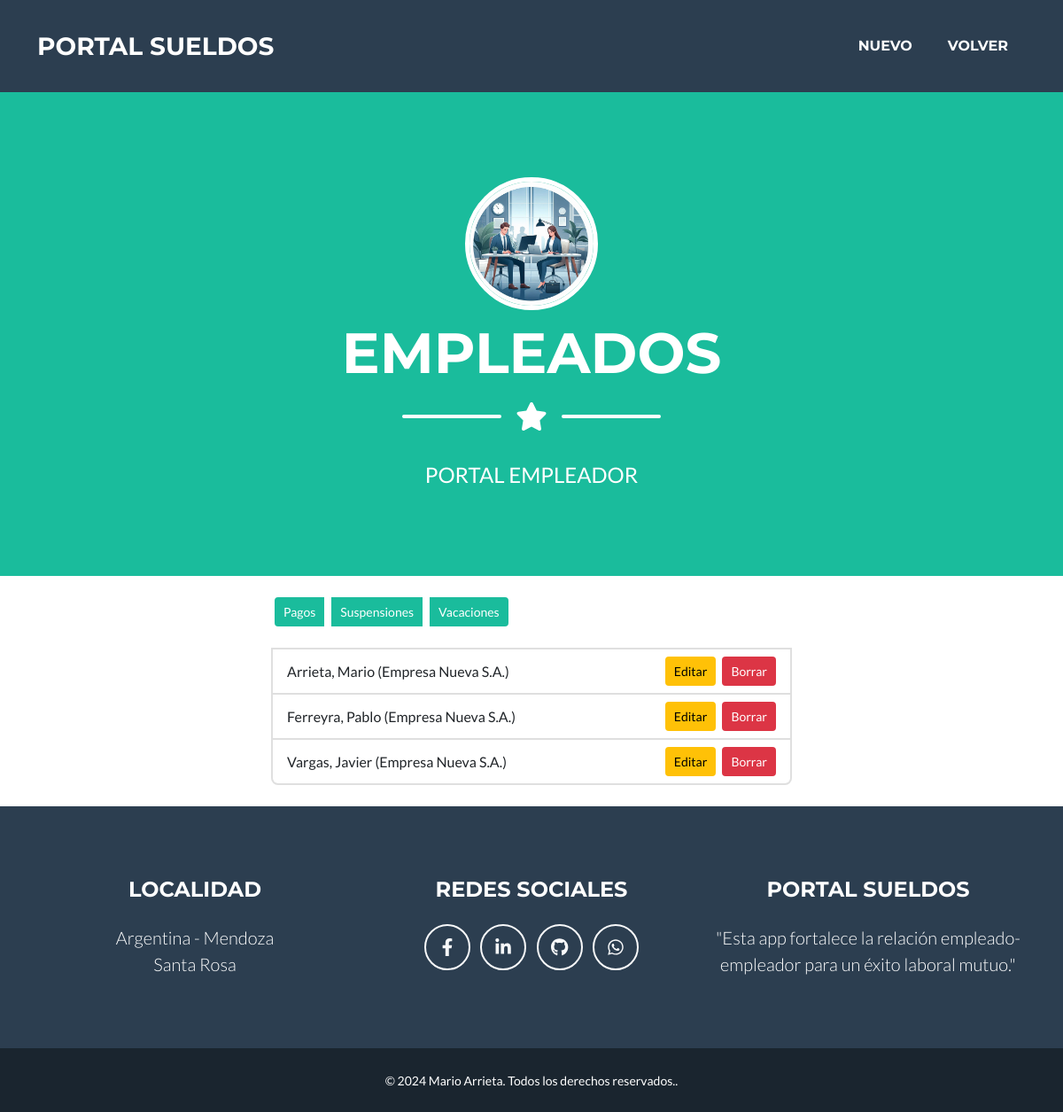
/empleador/empleado/buscar/ (signed in), run on the app's committed database.
### empleador/models.py (models this page shows, shortened)
class Empleado (models.Model):
    empleador = models.ForeignKey (Empleador, on_delete=models.CASCADE, verbose_name="Empleador")
    apellido = models.CharField(max_length=50, verbose_name="Apellido")
    nombre = models.CharField(max_length=50, verbose_name="Nombre")
    cuil = models.PositiveIntegerField(validators=[validate_cuil_length], unique=True, verbose_name="CUIL")
    fecha_ingreso = models.DateField(verbose_name="Fecha de ingreso")
    email = models.EmailField(verbose_name= "e-Mail ")
    def __str__(self):
        return f"{self.apellido.title()}, {self.nombre.title()} ({self.empleador.razonSocial.title()})"
    class Meta:
        verbose_name = "Empleado"
        verbose_name_plural = "Empleados"

class Empleador (models.Model):
    razonSocial = models.CharField(max_length=50, verbose_name="Razon Social")
    cuit = models.PositiveIntegerField(validators=[validate_cuil_length], unique=True, verbose_name="CUIT")
    email = models.EmailField(verbose_name="e-Mail")
    class Meta:
        verbose_name = "Empleador"
        verbose_name_plural = "Empleadores"

### empleador/views.py (the view)
class EmpleadoRead(LoginRequiredMixin, ListView):
    model = Empleado
    template_name = "empleador/empleado_buscar.html"
    login_url = reverse_lazy ("empleador:login")

### empleador/templates/empleador/empleado_buscar.html (shortened to what this page needs)
{% extends 'core/base.html' %}
{% load static %}
{% block  titulo%}
    <li class="nav-item mx-0 mx-lg-1"><a class="nav-link py-3 px-0 px-lg-3 rounded" href="{% url 'empleador:empleado_create' %}">Nuevo</a></li>
    <li class="nav-item mx-0 mx-lg-1"><a class="nav-link py-3 px-0 px-lg-3 rounded" href="{% url 'empleador:index' %}">Volver</a></li>
{% endblock titulo %}
{% block imagen %}
   {% static 'empleador/img/empleador.webp' %}
{% endblock imagen %}
{% block pagina%}
   EMPLEADOS
{% endblock pagina%}
{% block mensaje%}
    PORTAL EMPLEADOR
{% endblock mensaje%}
{% block formulario %}
<br>
{% if object_list %}
<div class="row justify-content-center">
    <div class="col-lg-6">
        <div class="btn-group btn-group-sm d-inline-flex">
            <a href="{% url 'empleador:pagos_create' %}" class="btn btn-sm btn-primary mx-1">Pagos</a>
            <a href="{% url 'empleador:suspensiones_create' %}" class="btn btn-sm btn-primary mx-1">Suspensiones</a>
            <a href="{% url 'empleador:vacaciones_create' %}" class="btn btn-sm btn-primary mx-1">Vacaciones</a>
        </div>
        <ul class="list-group">
            <br>
            {% for empleado in object_list %}
            <li class="list-group-item d-flex justify-content-between align-items-center">
                <div>
                    {{ empleado }}
                </div>
                <div>
                    <a href="{% url 'empleador:empleado_update' empleado.id %}" class="btn btn-sm btn-primary mx-1 btn-warning">Editar</a>
                    <a href="{% url 'empleador:empleado_delete' empleado.id %}" class="btn btn-sm btn-danger">Borrar</a>
                </div>
            </li>
            {% endfor %}
        </ul>
    </div>
</div>
{% endif %}
<br>
{% endblock formulario %}

### data on the page
Empleado: apellido+nombre+empleador "Arrieta, Mario (Empresa Nueva S.A.)"
Empleado: apellido+nombre+empleador "Ferreyra, Pablo (Empresa Nueva S.A.)"
Empleado: apellido+nombre+empleador "Vargas, Javier (Empresa Nueva S.A.)"
